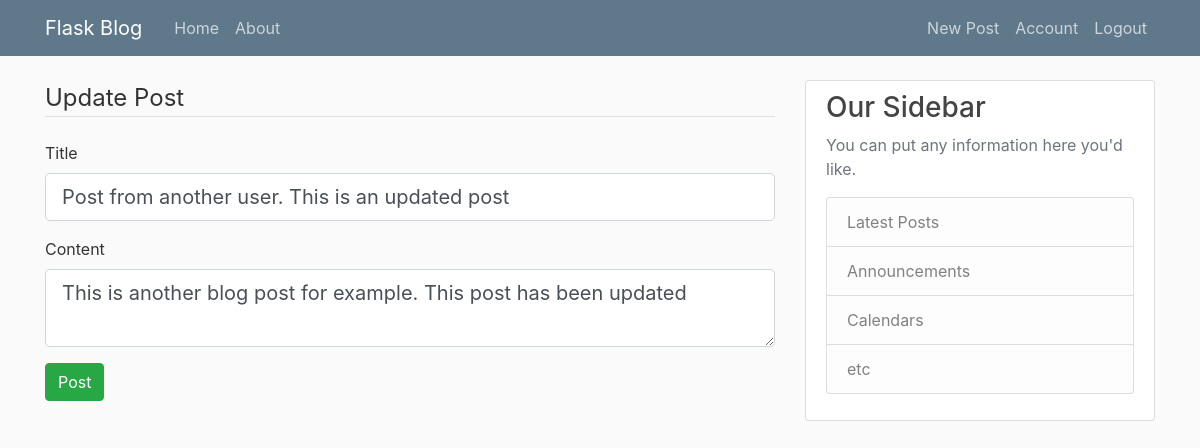
The app's page /post/2/update (signed in) with its own data.
### flaskblog/models.py (models this page shows, shortened)
class Post(db.Model):
    id = db.Column(db.Integer, primary_key=True)
    title = db.Column(db.String(100), nullable=False)
    date_posted = db.Column(db.DateTime, nullable=False, default=datetime.utcnow)
    content = db.Column(db.Text, nullable=False)
    user_id = db.Column(db.Integer, db.ForeignKey('user.id'), nullable=False)

### flaskblog/routes.py (the view)
@app.route('/post/<int:post_id>/update', methods=["GET", "POST"])
@login_required
def update_post(post_id):
    post = Post.query.get_or_404(post_id)
    if post.author != current_user:
        abort(403)
    form = PostForm()
    if form.validate_on_submit():
        post.title = form.title.data
        post.content = form.content.data
        db.session.commit()
        flash(f'Your post has been updated!', 'success')
        return redirect(url_for('post', post_id=post.id))
    elif request.method == "GET":
        form.title.data = post.title
        form.content.data = post.content
    return render_template('create_post.html', title="Update "+ post.title,
                        form=form, legend="Update Post")

### flaskblog/forms.py
class PostForm(FlaskForm):
    title = StringField('Title', validators=[DataRequired()])
    content = TextAreaField('Content', validators=[DataRequired()])
    submit = SubmitField('Post')

### flaskblog/models.py (called while the page is built)
@login_manager.user_loader
def load_user(user_id):
    return User.query.get(int(user_id))

### flaskblog/templates/create_post.html (shortened to what this page needs)
{% extends "layout.html" %}
{% block content %}
    <div class="">
        <legend class="border-bottom mb-4"> {{ legend }}</legend>
        <form method="POST" action="">
            <fieldset class="form-group">
                <div class="form-group">
                    {{ form.title.label(class="form-control-label") }}
                    {% if form.title.errors %}
                        {{form.title(class="form-control form-control-lg is-invalid")}}
                        <div class="invalid-feedback">
                            {% for error in form.title.errors %}
                                <span> {{error}} </span>
                            {% endfor %}
                        </div>
                    {% else %}
                    {{ form.title(class="form-control form-control-lg") }}
                    {% endif %}
                </div>
                <div class="form-group">
                    {{ form.content.label(class="form-control-label") }}
                    {% if form.content.errors %}
                        {{form.content(class="form-control form-control-lg is-invalid")}}
                        <div class="invalid-feedback">
                            {% for error in form.content.errors %}
                                <span> {{error}} </span>
                            {% endfor %}
                        </div>
                    {% else %}
                    {{ form.content(class="form-control form-control-lg") }}
                    {% endif %}
                </div>
            <div class="form-group">
                {{ form.submit(class="btn btn-success") }}
            </div>
        </form>
    </div>
{% endblock content %}

### flaskblog/static/main.css (style rules this page uses)
body { background: #fafafa; color: #333333; margin-top: 5rem; }

### records on screen
Post: title "Post from another user. This is an updated post", content "This is another blog post for example. This post has been updated"

### other values on screen
{{ legend }} "Update Post"
